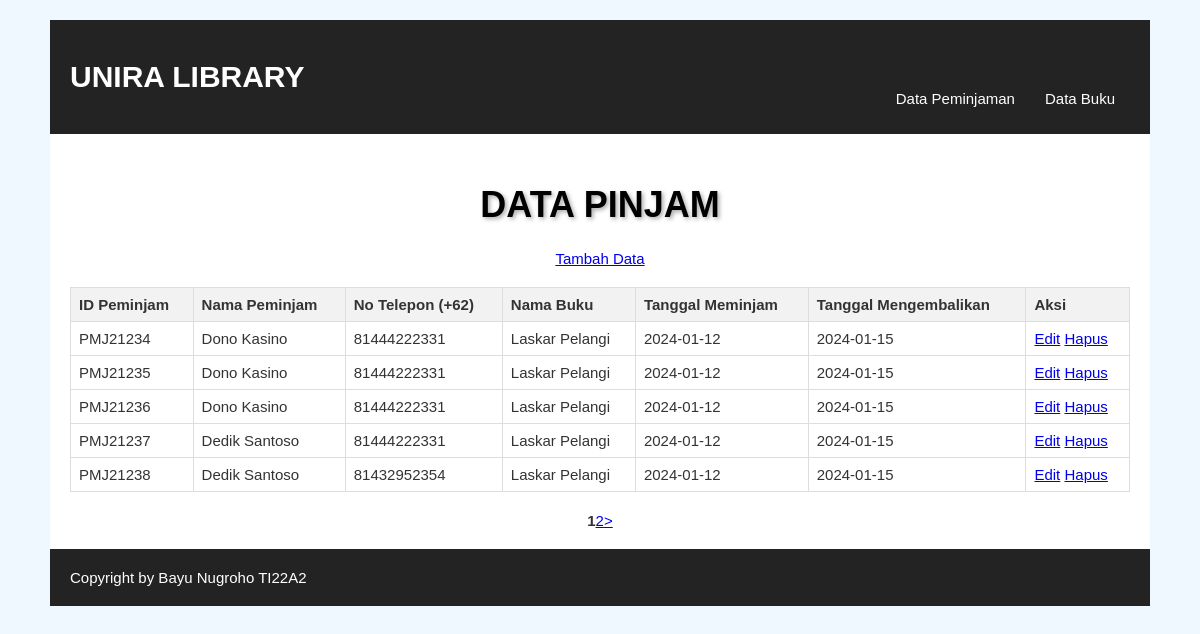
The page / on the database its author committed.
### tables this page shows
CREATE TABLE `peminjaman` (
  `id_peminjam` varchar(8) NOT NULL,
  `nama_peminjam` varchar(100) NOT NULL,
  `no_telp` bigint(11) NOT NULL,
  `nama_buku` varchar(100) NOT NULL,
  `tgl_pinjam` date NOT NULL,
  `tgl_kembali` date NOT NULL
);

### application/controllers/Pinjam.php (called while the page is built, shortened)
<?php
class Pinjam extends CI_Controller
{
    public function __construct(){
        $this->load->helper("url");
        $this->load->model("m_pinjam");
        $this->load->library('session');
        $this->load->library('form_validation');
        $this->load->library('pagination');
        $this->load->library('tanggal');
    }
    public function index($page = 0){
        $config['base_url'] = base_url('pinjam/index');
        $config['total_rows'] = $this->m_pinjam->get_count();
        $config['per_page'] = 5;
        $config['uri_segment'] = 3;
        $this->pagination->initialize($config);
        $data['user'] = $this->m_pinjam->ambil_data($config['per_page'], $page);
        $data['links'] = $this->pagination->create_links();
        $this->load->view("v_header", $data);
        $this->load->view("v_pinjam", $data);
        $this->load->view("v_footer", $data);
    }
}
?>

### index.php (called while the page is built, shortened)
<?php
require_once BASEPATH.'core/CodeIgniter.php';

### application/models/M_pinjam.php (called while the page is built, shortened)
<?php
class M_Pinjam extends CI_Model {
    function ambil_data($limit, $start) {
        $this->db->limit($limit, $start);
        $query = $this->db->get('peminjaman');
        return $query->result();
    }
}

### application/views/v_pinjam.php (the view, shortened to what this page needs)
<center>
    <h1>DATA PINJAM</h1>
</center>
<center>
    <?php echo anchor('pinjam/tambah','Tambah Data'); ?>
</center>
<section>
            <table id="daftarBuku">
                <thead>
                    <tr>
                        <th>ID Peminjam</th>
                        <th>Nama Peminjam</th>
                        <th>No Telepon (+62)</th>
                        <th>Nama Buku</th>
                        <th>Tanggal Meminjam</th>
                        <th>Tanggal Mengembalikan</th>
                        <th>Aksi</th>
                    </tr>
                </thead>
                <tbody>
                    <?php
                    foreach($user as $u){ ?>
                    <tr>
                        <td><?php echo $u->id_peminjam ?></td>
                        <td><?php echo $u->nama_peminjam ?></td>
                        <td><?php echo $u->no_telp ?></td>
                        <td><?php echo $u->nama_buku ?></td>
                        <td><?php echo $u->tgl_pinjam ?></td>
                        <td><?php echo $u->tgl_kembali ?></td>
                        <td>
                            <?php echo anchor('pinjam/edit/'.$u->id_peminjam, 'Edit'); ?>
                            <?php echo anchor('pinjam/hapus/'.$u->id_peminjam, 'Hapus'); ?>
                        </td>
                    </tr>
                    <?php } ?>
                    </tbody>
            </table>
            <div style="text-align: center;">
                <?php echo $links; ?>
            </div>
        </section>

### application/views/v_header.php (shortened to what this page needs)
<!DOCTYPE html>
<html lang="en">
<head>
    <link rel="stylesheet" type="text/css" href="<?php echo base_url() ?>assets/css/style.css" />
</head>
<body>
    <div id="wrapper">
        <header>
            <hgroup>
                <h1>UNIRA LIBRARY</h1>
            </hgroup>
            <nav>
                <ul>
                    <li>
                        <a href="<?php echo base_url(). "index.php/pinjam" ?>">Data Peminjaman</a>
                    </li>
                    <li>
                    <a href="<?php echo base_url(). "index.php/buku" ?>">Data Buku</a>
                    </li>
                </ul>
            </nav>
        </header>

### application/views/v_footer.php
<footer>
            <a href="">Copyright by Bayu Nugroho TI22A2</a>
        </footer>
    </div>
</body>
</html>

### assets/css/style.css (style rules this page uses)
body { background-color: #eee; color: #333; font-family: sans-serif; font-size: 15px; }
#wrapper { background: #fff; width: 1100px; margin: 20px auto; }
#wrapper header { background: #232323; padding: 20px; }
#wrapper header hgroup { float: left; color: #fff; }
#wrapper header nav { float: right; margin-top: 50px; }
#wrapper header nav ul { padding: 0; margin: 0; }
#wrapper header nav ul li { float: left; list-style: none; }
#wrapper header nav ul li a { padding: 15px; color: #fff; text-decoration: none; }
footer { background: #232323; padding: 20px; }
footer a { color: #fff; text-decoration: none; }
section { padding: 20px; }
#daftarBuku { width: 100%; border-collapse: collapse; margin-bottom: 20px; }
#daftarBuku th, #daftarBuku td { border: 1px solid #ddd; padding: 8px; text-align: left; }
#daftarBuku th { background-color: #f2f2f2; }
body { font-family: 'Arial', sans-serif; background-color: #f0f8ff; margin: 0; padding: 0; }
center h1 { color: #000000; text-shadow: 2px 2px 4px #aaa; margin-top: 50px; font-size: 36px; }

### rows shown on the page
peminjaman: id_peminjam "PMJ21234", nama_peminjam "Dono Kasino", no_telp "81444222331", nama_buku "Laskar Pelangi", tgl_pinjam "2024-01-12", tgl_kembali "2024-01-15", id_peminjam "Edit", id_peminjam "Hapus"
peminjaman: id_peminjam "PMJ21235", nama_peminjam "Dono Kasino", no_telp "81444222331", nama_buku "Laskar Pelangi", tgl_pinjam "2024-01-12", tgl_kembali "2024-01-15", id_peminjam "Edit", id_peminjam "Hapus"
peminjaman: id_peminjam "PMJ21236", nama_peminjam "Dono Kasino", no_telp "81444222331", nama_buku "Laskar Pelangi", tgl_pinjam "2024-01-12", tgl_kembali "2024-01-15", id_peminjam "Edit", id_peminjam "Hapus"
peminjaman: id_peminjam "PMJ21237", nama_peminjam "Dedik Santoso", no_telp "81444222331", nama_buku "Laskar Pelangi", tgl_pinjam "2024-01-12", tgl_kembali "2024-01-15", id_peminjam "Edit", id_peminjam "Hapus"
peminjaman: id_peminjam "PMJ21238", nama_peminjam "Dedik Santoso", no_telp "81432952354", nama_buku "Laskar Pelangi", tgl_pinjam "2024-01-12", tgl_kembali "2024-01-15", id_peminjam "Edit", id_peminjam "Hapus"

### other values the page prints
anchor('pinjam/tambah','Tambah Data') "Tambah Data"
$links "1 2 >"
